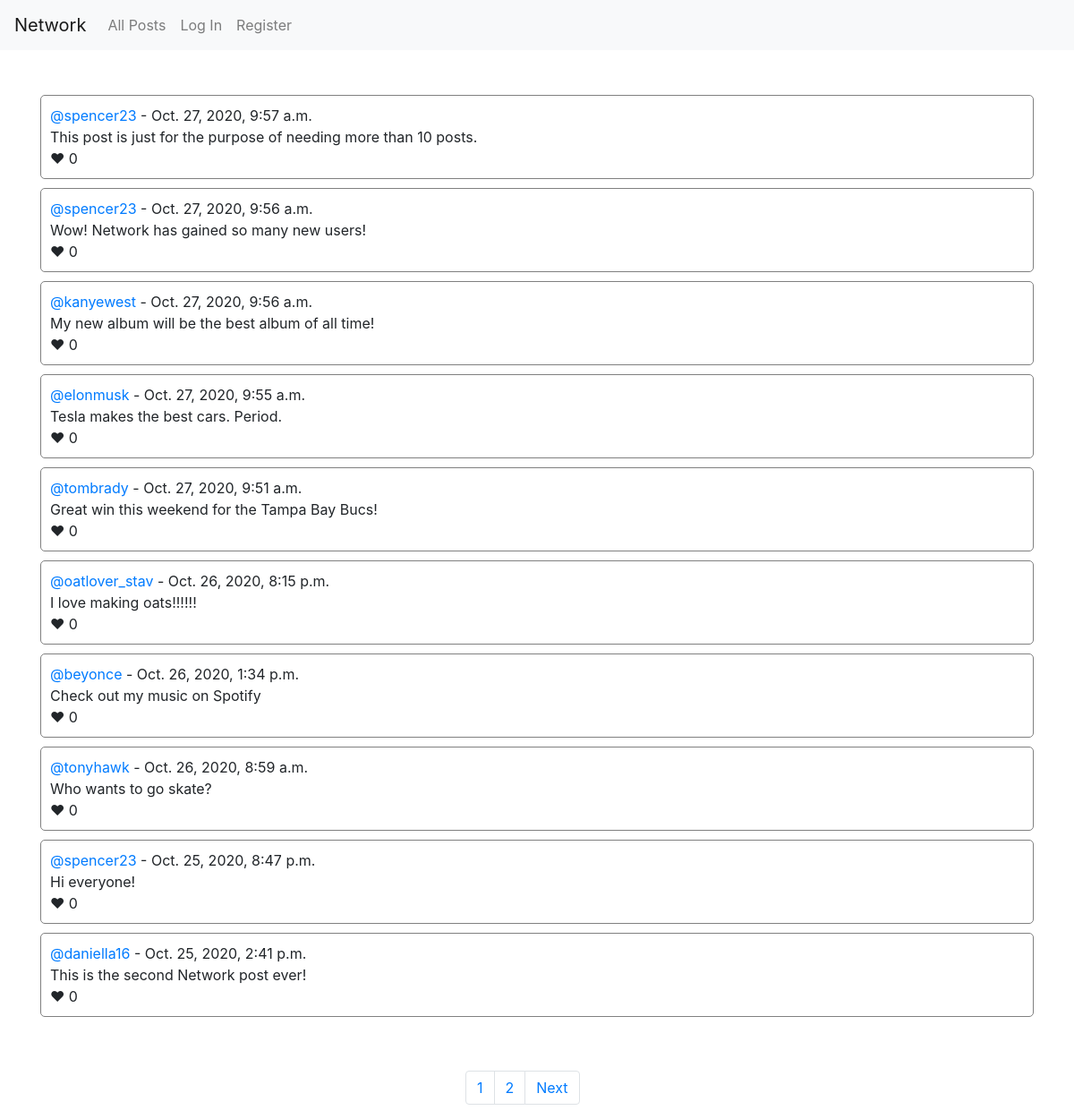
The page / on the database its author committed.
### network/models.py (models this page shows)
class Post(models.Model):
    text = models.CharField(max_length=300)
    user = models.ForeignKey(User, on_delete=models.CASCADE, related_name='creator')
    likes = models.ManyToManyField(User, blank=True, related_name="liked_by")
    timestamp = models.DateTimeField(auto_now_add=True)

class User(AbstractUser):
    pass

### network/views.py (the view)
# urls.py: path("", views.index, name="index"),
def index(request):
    posts_list = Post.objects.all().order_by('-timestamp')
    page = request.GET.get('page', 1)
    paginator = Paginator(posts_list, 10)
    try:
        posts = paginator.page(page)
    except PageNotAnInteger:
        posts = paginator.page(1)
    except EmptyPage:
        posts = paginator.page(paginator.num_pages)
    return render(request, "network/index.html", {
        'form': PostForm(),
        'posts': posts
    })

### network/templates/network/index.html (shortened to what this page needs)
{% extends "network/layout.html" %}
{% block body %}
  <div class="container">
    <div class="row">
      <div class="col-12">
        {% for post in posts %}
          <div class="post__container">
            <a href="user/{{ post.user }}">@{{ post.user }}</a> - {{ post.timestamp }}
            <br>
            <p class="post__text--container post__{{ post.id }}--container">{{ post.text }}</p>
            &hearts; <span class="post__{{ post.id }}--likes">{{ post.likes.count }}</span>
          </div>
        {% endfor %}
      </div>
    </div>
    {% if posts.has_other_pages %}
    <div class="row">
      <div class="col-5"></div>
      <div class="col-2">
        <nav aria-label="Page navigation example">
          <ul class="pagination">
            {% for i in posts.paginator.page_range %}
              <li class="page-item"><a class="page-link" href="?page={{ i }}">{{ i }}</a></li>
            {% endfor %}
            {% if posts.has_next %}
              <li class="page-item"><a class="page-link" href="?page={{ posts.next_page_number }}">Next</a></li>
            {% endif %}
          </ul>
        </nav>
      </div>
      <div class="col-5"></div>
    </div>
    {% endif %}
  </div>
{% endblock %}

### network/templates/network/layout.html (shortened to what this page needs)
{% load static %}
<!DOCTYPE html>
<html lang="en">
    <head>
        <link rel="stylesheet" href="https://stackpath.bootstrapcdn.com/bootstrap/4.4.1/css/bootstrap.min.css">
        <link href="{% static 'network/styles.css' %}" rel="stylesheet">
    </head>
    <body>
        <nav class="navbar navbar-expand-lg navbar-light bg-light">
            <a class="navbar-brand" href="#">Network</a>
            <div>
              <ul class="navbar-nav mr-auto">
                <li class="nav-item">
                  <a class="nav-link" href="{% url 'index' %}">All Posts</a>
                </li>
                {% if user.is_authenticated %}
                    <li class="nav-item">
                        <a class="nav-link" href="{% url 'following' %}">Following</a>
                    </li>
                    <li class="nav-item">
                        <a class="nav-link" href="{% url 'logout' %}">Log Out</a>
                    </li>
                {% else %}
                    <li class="nav-item">
                        <a class="nav-link" href="{% url 'login' %}">Log In</a>
                    </li>
                    <li class="nav-item">
                        <a class="nav-link" href="{% url 'register' %}">Register</a>
                    </li>
                {% endif %}
              </ul>
            </div>
          </nav>
        <div class="body">
            {% block body %}
            {% endblock %}
        </div>
        {% load staticfiles %}
    </body>
</html>

### network/static/network/styles.css (style rules this page uses)
.row { margin-top: 50px; }
.post__container { border: 1px solid gray; border-radius: 5px; margin-bottom: 10px; padding: 10px; }
.post__text--container { margin-bottom: 0px !important; }

### rows shown on the page
Post: user "spencer23", timestamp "Oct. 27, 2020, 9:57 a.m.", text "This post is just for the purpose of needing more than 10 posts.", likes.count "0"
Post: user "spencer23", timestamp "Oct. 27, 2020, 9:56 a.m.", text "Wow! Network has gained so many new users!", likes.count "0"
Post: user "kanyewest", timestamp "Oct. 27, 2020, 9:56 a.m.", text "My new album will be the best album of all time!", likes.count "0"
Post: user "elonmusk", timestamp "Oct. 27, 2020, 9:55 a.m.", text "Tesla makes the best cars. Period.", likes.count "0"
Post: user "tombrady", timestamp "Oct. 27, 2020, 9:51 a.m.", text "Great win this weekend for the Tampa Bay Bucs!", likes.count "0"
Post: user "oatlover_stav", timestamp "Oct. 26, 2020, 8:15 p.m.", text "I love making oats!!!!!!", likes.count "0"
Post: user "beyonce", timestamp "Oct. 26, 2020, 1:34 p.m.", text "Check out my music on Spotify", likes.count "0"
Post: user "tonyhawk", timestamp "Oct. 26, 2020, 8:59 a.m.", text "Who wants to go skate?", likes.count "0"
Post: user "spencer23", timestamp "Oct. 25, 2020, 8:47 p.m.", text "Hi everyone!", likes.count "0"
Post: user "daniella16", timestamp "Oct. 25, 2020, 2:41 p.m.", text "This is the second Network post ever!", likes.count "0"

### other values the page prints
{{ i }} "1" "2"
